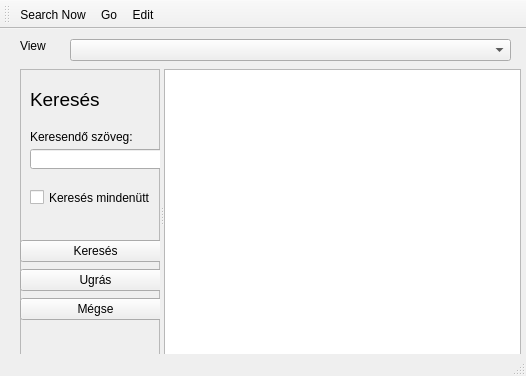
<?xml version="1.0" encoding="UTF-8"?>
<ui version="4.0">
 <class>SearchDialog</class>
 <widget class="QMainWindow" name="SearchDialog">
  <property name="geometry">
   <rect>
    <x>0</x>
    <y>0</y>
    <width>526</width>
    <height>376</height>
   </rect>
  </property>
  <property name="windowTitle">
   <string>MainWindow</string>
  </property>
  <widget class="QWidget" name="centralwidget">
   <widget class="QLabel" name="label">
    <property name="geometry">
     <rect>
      <x>20</x>
      <y>10</y>
      <width>47</width>
      <height>13</height>
     </rect>
    </property>
    <property name="text">
     <string>View</string>
    </property>
   </widget>
   <widget class="QComboBox" name="comboBox">
    <property name="geometry">
     <rect>
      <x>70</x>
      <y>10</y>
      <width>441</width>
      <height>22</height>
     </rect>
    </property>
   </widget>
   <widget class="QSplitter" name="splitter">
    <property name="geometry">
     <rect>
      <x>20</x>
      <y>40</y>
      <width>501</width>
      <height>291</height>
     </rect>
    </property>
    <property name="orientation">
     <enum>Qt::Horizontal</enum>
    </property>
    <widget class="QFrame" name="frame">
     <property name="frameShape">
      <enum>QFrame::StyledPanel</enum>
     </property>
     <property name="frameShadow">
      <enum>QFrame::Raised</enum>
     </property>
     <widget class="QLabel" name="label_2">
      <property name="geometry">
       <rect>
        <x>10</x>
        <y>20</y>
        <width>141</width>
        <height>21</height>
       </rect>
      </property>
      <property name="font">
       <font>
        <pointsize>14</pointsize>
       </font>
      </property>
      <property name="text">
       <string>Keresés</string>
      </property>
     </widget>
     <widget class="QLabel" name="label_3">
      <property name="geometry">
       <rect>
        <x>10</x>
        <y>60</y>
        <width>131</width>
        <height>16</height>
       </rect>
      </property>
      <property name="text">
       <string>Keresendő szöveg:</string>
      </property>
     </widget>
     <widget class="QLineEdit" name="lineEdit">
      <property name="geometry">
       <rect>
        <x>10</x>
        <y>80</y>
        <width>141</width>
        <height>20</height>
       </rect>
      </property>
     </widget>
     <widget class="QCheckBox" name="checkBox">
      <property name="geometry">
       <rect>
        <x>10</x>
        <y>120</y>
        <width>141</width>
        <height>17</height>
       </rect>
      </property>
      <property name="text">
       <string>Keresés mindenütt</string>
      </property>
     </widget>
     <widget class="QWidget" name="verticalLayoutWidget">
      <property name="geometry">
       <rect>
        <x>0</x>
        <y>170</y>
        <width>151</width>
        <height>83</height>
       </rect>
      </property>
      <layout class="QVBoxLayout" name="verticalLayout">
       <item>
        <widget class="QPushButton" name="pushButton">
         <property name="text">
          <string>Keresés</string>
         </property>
        </widget>
       </item>
       <item>
        <widget class="QPushButton" name="pushButton_2">
         <property name="text">
          <string>Ugrás</string>
         </property>
        </widget>
       </item>
       <item>
        <widget class="QPushButton" name="pushButton_3">
         <property name="text">
          <string>Mégse</string>
         </property>
        </widget>
       </item>
      </layout>
     </widget>
    </widget>
    <widget class="QListWidget" name="listWidget"/>
   </widget>
  </widget>
  <widget class="QStatusBar" name="statusbar"/>
  <widget class="QToolBar" name="toolBar">
   <property name="windowTitle">
    <string>toolBar</string>
   </property>
   <attribute name="toolBarArea">
    <enum>TopToolBarArea</enum>
   </attribute>
   <attribute name="toolBarBreak">
    <bool>false</bool>
   </attribute>
   <addaction name="actionSearch_Now"/>
   <addaction name="actionGo"/>
   <addaction name="actionEdit"/>
  </widget>
  <action name="actionSearch_Now">
   <property name="text">
    <string>Search Now</string>
   </property>
  </action>
  <action name="actionGo">
   <property name="text">
    <string>Go</string>
   </property>
  </action>
  <action name="actionEdit">
   <property name="text">
    <string>Edit</string>
   </property>
  </action>
 </widget>
 <resources/>
 <connections/>
</ui>
